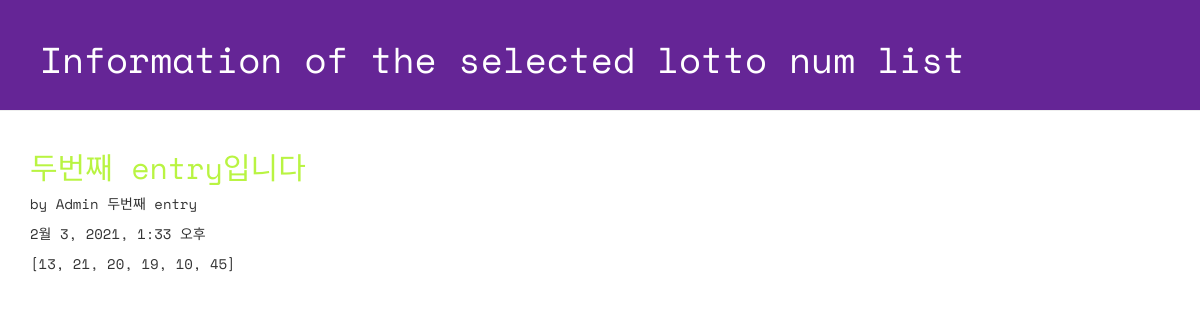
The app's page /lotto/3/detail/ with its own data.
### lotto/models.py (models this page shows, shortened)
class GuessNumbers(models.Model):
    name = models.CharField(max_length=24)
    text = models.CharField(max_length=255)
    lottos = models.CharField(max_length=255, default='[1, 2, 3, 4, 5, 6]') #charfield기 때문에 str로 넣어줌
    num_lotto = models.IntegerField(default=5)
    update_date = models.DateTimeField()

### lotto/views.py (the view)
# urls.py: path('lotto/<int:lottokey>/detail/', views.detail, name='detail'),
def detail(request, lottokey):
    lotto = GuessNumbers.objects.get(pk=lottokey)
    return render(request, 'lotto/detail.html', {'lotto':lotto})

### lotto/templates/lotto/detail.html (shortened to what this page needs)
<!DOCTYPE html>
{% load staticfiles %}
<html lang="ko">
<head>
 <link rel="stylesheet" href="//maxcdn.bootstrapcdn.com/bootstrap/3.2.0/css/bootstrap.min.css">
 <link rel="stylesheet" href="//maxcdn.bootstrapcdn.com/bootstrap/3.2.0/css/bootstrap-theme.min.css">
 <link rel="stylesheet" href="{% static 'css/lotto.css'%}">
</head>
<body>
 <div class="page-header">
 <h1>Information of the selected lotto num list</h1>
 </div>
 <div class="container lotto">
   <h2>{{ lotto.text }}</h2>
   <p> by {{ lotto.name }}</p>
   <p> {{ lotto.update_date }}</p>
   <p> {{ lotto.lottos | linebreaksbr }}</p>
 </div>
</body>
</html>

### lotto/static/css/lotto.css (style rules this page uses)
.page-header { background-color: #652596; margin-top: 0; padding: 20px 20px 20px 40px; font-family: 'Space Mono', monospace; }
.page-header h1 { color: #FFFFFF; }
.container { font-family: 'Space Mono', monospace; }
.container h2 { color: #B9F442; }

### records on screen
GuessNumbers: text "두번째 entry입니다", name "Admin 두번째 entry", update_date "2월 3, 2021, 1:33 오후", lottos "[13, 21, 20, 19, 10, 45]"
